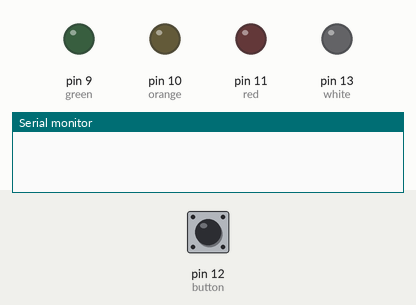
Recording of a sketch running on a simulated Arduino Uno, built with avr-gcc and run on an emulated ATmega328P. Parts: output pins drawn as LEDs (lit = HIGH), the last lines printed to the serial monitor. The inputs (shaded band) are chosen by the test bench; at power-on: pin 12 (button) HIGH. Random numbers use the default seed unless the sketch sets one.

Above: at 1.1 s.
At 8.9 s:
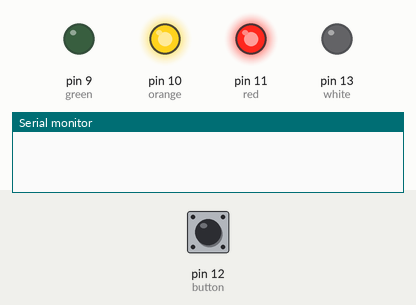
At 13.7 s:
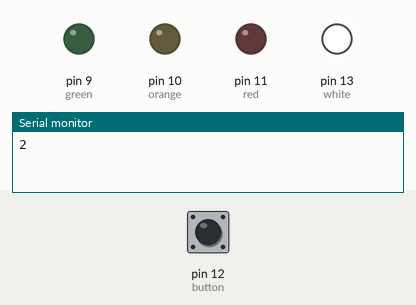
At 19.1 s:
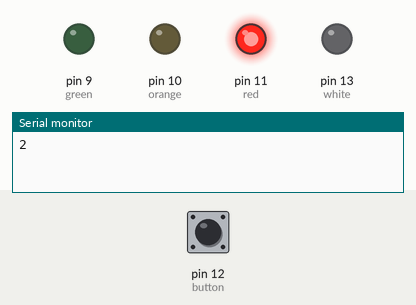
At 32.2 s:
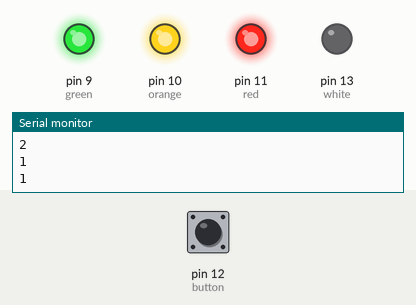
Timing chart, 0 to 37.6 s (numbered marks = the images above):
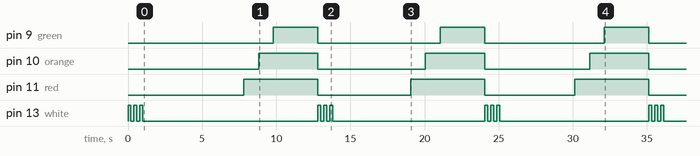

The sketch:

ReactionTime.ino
```cpp
int white = 13;
int button = 12;
int red = 11;
int orange = 10;
int green = 9;
int time = 0;
int reaction = 0;

void setup()
{
  pinMode(button, INPUT);
  pinMode(white, OUTPUT);
  pinMode(red, OUTPUT);
  pinMode(orange, OUTPUT);
  pinMode(green, OUTPUT);
  Serial.begin(9600);
}

void loop()
{
  digitalWrite(white, HIGH);
  delay(200);
  digitalWrite(white, LOW);
  delay(200);
  digitalWrite(white, HIGH);
  delay(200);
  digitalWrite(white, LOW);
  delay(200);
  digitalWrite(white, HIGH);
  delay(200);
  digitalWrite(white, LOW);
  delay(random(5000, 10000));
  digitalWrite(white, HIGH);
  time = millis();
  do {
    delay(1);
  } while (digitalRead(button) == LOW);
  digitalWrite(white, LOW);
  reaction = millis() - time;
  digitalWrite(red, HIGH);
  if (reaction < 500) {
    delay(1000);
    digitalWrite(orange, HIGH);
  }
  if (reaction < 250) {
    delay(1000);
    digitalWrite(green, HIGH);
  }
  Serial.println(reaction);
  delay(3000);
  digitalWrite(red, LOW);
  digitalWrite(orange, LOW);
  digitalWrite(green, LOW);
}
```

Measured:
- by itself, pin 9 (green): alternates HIGH for 3.0 s and LOW for 8.2 s
- by itself, pin 10 (orange): alternates HIGH for 4.0 s and LOW for 7.2 s
- by itself, pin 11 (red): alternates HIGH for 5.0 s and LOW for 6.2 s
- by itself, pin 13 (white): LOW → HIGH at 0.00 s, → LOW 0.20 s later, → HIGH 0.20 s later, → LOW 0.20 s later, … (24 changes in this stretch)
